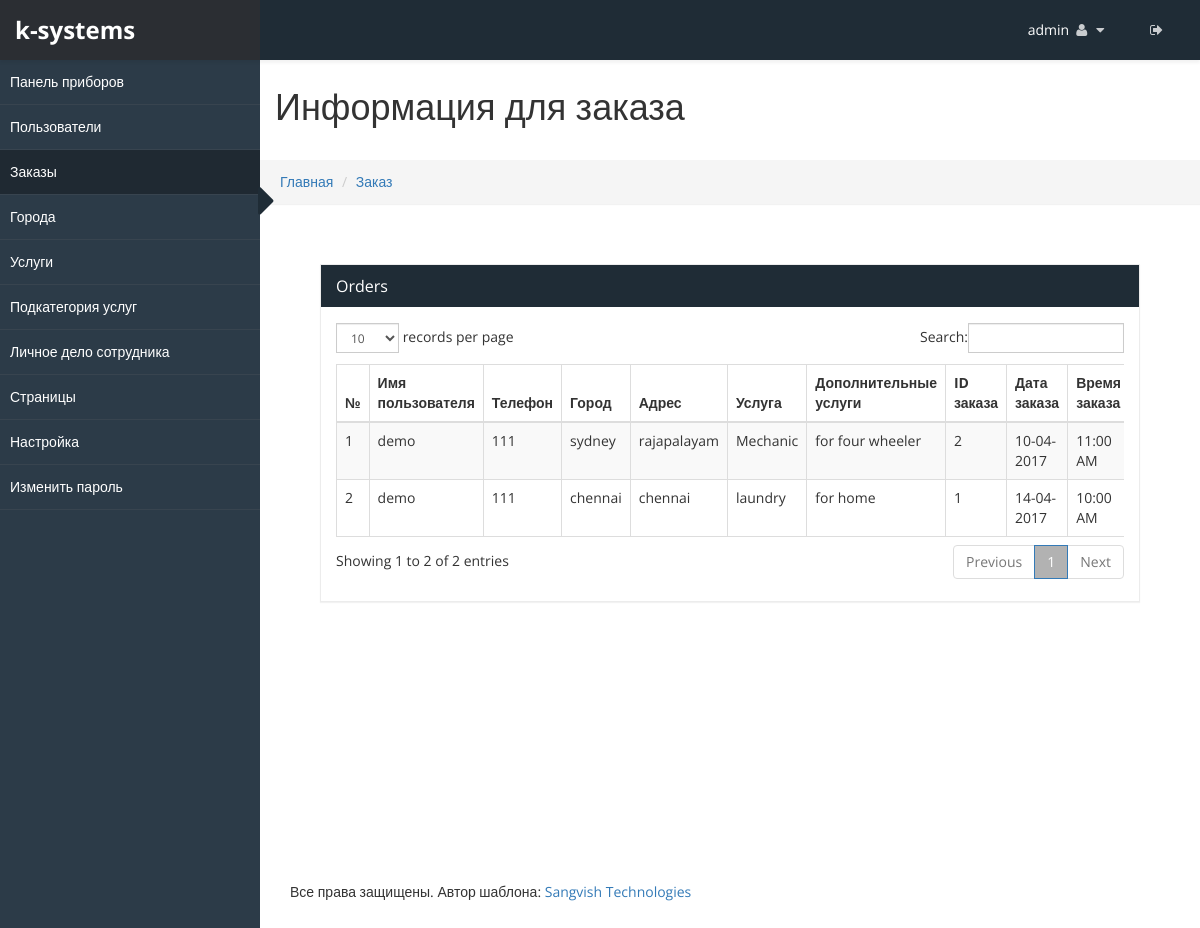
Page /admincp/order.php (signed in) on the earlier database version.
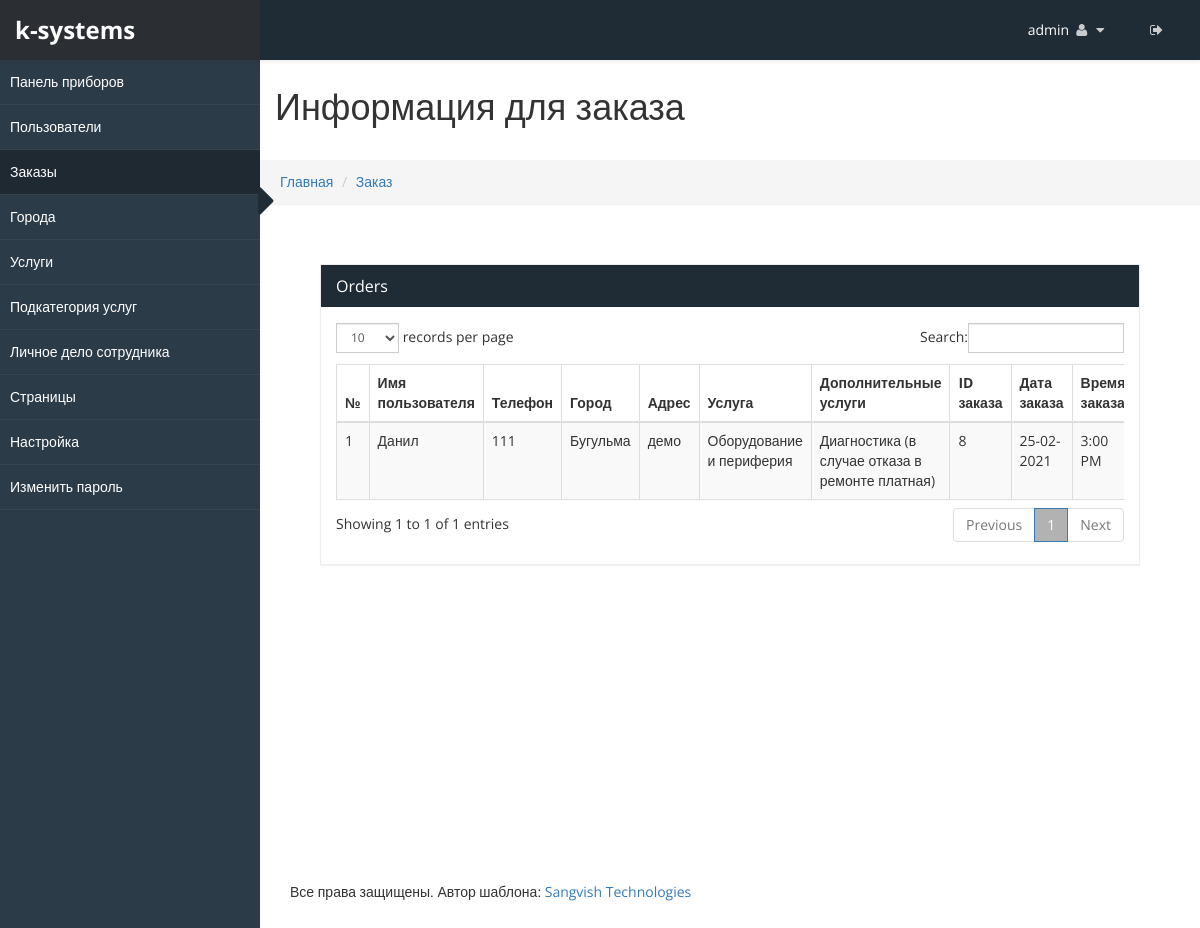
Same page on the later database version.
### tables this page shows
CREATE TABLE `sv_user_order` (
  `order_id` int(25) NOT NULL,
  `name` varchar(255) NOT NULL,
  `address` varchar(255) NOT NULL,
  `services` varchar(255) NOT NULL,
  `sub_services` varchar(255) NOT NULL,
  `date` date NOT NULL,
  `order_time` varchar(200) NOT NULL,
  `requirement` varchar(255) DEFAULT NULL,
  `order_phone_no` varchar(255) NOT NULL,
  `phone_no` varchar(255) NOT NULL,
  `city_name` varchar(255) NOT NULL,
  `price` int(200) NOT NULL,
  `payment_mode` varchar(200) NOT NULL,
  `payment_status` varchar(200) NOT NULL,
  `currency_code` varchar(200) NOT NULL DEFAULT '-'
);

CREATE TABLE `sv_user_profile` (
  `signup_id` int(25) NOT NULL,
  `name` varchar(255) NOT NULL,
  `email_id` varchar(255) NOT NULL,
  `password` varchar(255) NOT NULL,
  `phone_no` varchar(255) NOT NULL,
  `city` varchar(255) NOT NULL,
  `address` varchar(255) NOT NULL,
  `pin_code` varchar(255) DEFAULT NULL,
  `gender` int(25) DEFAULT NULL,
  `date` date NOT NULL,
  `updat_time` date NOT NULL DEFAULT current_timestamp()
);

CREATE TABLE `sv_city` (
  `city_id` int(25) NOT NULL,
  `city_name` varchar(255) NOT NULL
);

CREATE TABLE `sv_services` (
  `services_id` int(25) NOT NULL,
  `services_name` varchar(255) NOT NULL,
  `service_img` varchar(255) NOT NULL
);

CREATE TABLE `sv_services_sub` (
  `sid` int(20) NOT NULL,
  `services_name` varchar(255) NOT NULL,
  `services_sub_name` varchar(255) NOT NULL,
  `price` int(100) NOT NULL
);

### admincp/order.php (the view, shortened to what this page needs)
<!DOCTYPE html>
<html xmlns="http://www.w3.org/1999/xhtml">
<body>
    <div id="wrapper">
        <?php include("top_menu.php") ?>
        <?php include("side_menu.php") ?>
        <div id="page-wrapper" >
		  <div class="header">
                        <h1 class="page-header">
						Информация для заказа
                        </h1>
						<ol class="breadcrumb">
					  <li><a href="dashboard.php">Главная</a></li>
					  <li><a href="#">Заказ</a></li>
					</ol>
		</div>
            <div id="page-inner">
            <div id="page-inner">
            <div class="row">
                <div class="col-md-12">
                    <div class="panel panel-default">
                        <div class="panel-heading">
                             Orders
                        </div>
                        <div class="panel-body">
                            <div class="table-responsive">
                                <table class="table table-striped table-bordered table-hover" id="dataTables-example">
                                    <thead>
                                        <tr>
                                           <th>№</th>
										   <th>Имя пользователя</th>
											<th>Телефон</th>
											<th>Город</th>
											<th>Адрес</th>
											<th>Услуга</th>
											<th>Дополнительные услуги</th>
											<th>ID заказа</th>
											<th>Дата заказа</th>
											<th>Время заказа</th>
                                        </tr>
                                    </thead>
									<tbody>
									<?php
									$sno=0;
									$res=mysqli_query($con, "select * from sv_user_order ORDER BY order_id DESC");
									while($row=mysqli_fetch_array($res))
									{
										$sno++;
										$phone_no=mysqli_real_escape_string($con, $row['phone_no']);
										$services_id=mysqli_real_escape_string($con, $row['services']);
										$sub_services_id=mysqli_real_escape_string($con, $row['sub_services']);
										$order_date=mysqli_real_escape_string($con, date("d-m-Y",strtotime($row['date'])));
										$query=mysqli_fetch_array(mysqli_query($con, "select * from sv_user_profile where phone_no='$phone_no'"));
										$services=mysqli_fetch_array(mysqli_query($con, "select * from sv_services where services_id='$services_id'"));
										$sub_services=mysqli_fetch_array(mysqli_query($con, "select * from sv_services_sub where sid='$sub_services_id'"));
										$city_id=mysqli_real_escape_string($con, $row['city_name']);
										$city=mysqli_fetch_array(mysqli_query($con, "select * from sv_city where city_id='$city_id'"));
									?>
										<tr>
											<td><?php echo $sno; ?></td>
											<td><?php echo $query['name'];?></td>
											<td><?php echo $row['phone_no']; ?></td>
											<td><?php echo $city['city_name']; ?></td>
											<td><?php echo $row['address']; ?></td>
											<td><?php echo $services['services_name']; ?></td>
											<td><?php echo $sub_services['services_sub_name']; ?></td>
											<td><?php echo $row['order_id'];?></td>
											<td><?php echo $order_date; ?></td>
											<td><?php echo $row['order_time']; ?></td>
										</tr>
										<?php } ?>
									</tbody>
                                </table>
                            </div>
                        </div>
                    </div>
                </div>
            </div>
                   </div>
				   				<?php include("footer.php") ?>
    </div>
            </div>
</body>
</html>

Differences in the rows shown:
removed sv_user_order: sv_user_profile.name "demo", phone_no "111", sv_city.city_name "sydney", address "rajapalayam", sv_services.services_name "Mechanic", sv_services_sub.services_sub_name "for four wheeler", order_id "2", date "10-04-2017", order_time "11:00 AM"
removed sv_user_order: sv_user_profile.name "demo", phone_no "111", sv_city.city_name "chennai", address "chennai", sv_services.services_name "laundry", sv_services_sub.services_sub_name "for home", order_id "1", date "14-04-2017", order_time "10:00 AM"
added sv_user_order: sv_user_profile.name "Данил", phone_no "111", sv_city.city_name "Бугульма", address "демо", sv_services.services_name "Оборудование и периферия", sv_services_sub.services_sub_name "Диагностика (в случае отказа в ремонте платная)", order_id "8", date "25-02-2021", order_time "3:00 PM"
Other differences:
text written by a page script: "records per page Search: Showing 1 to 2 of 2 entries Previous 1 Next" → "records per page Search: Showing 1 to 1 of 1 entries Previous 1 Next"
